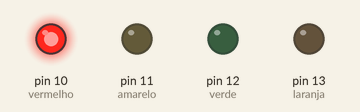
Bench run of a sketch on a simulated Arduino Uno, built with avr-gcc and run on an emulated ATmega328P. Shown: output pins drawn as LEDs (lit = HIGH).

Above: at 0.2 s.
At 1.2 s:
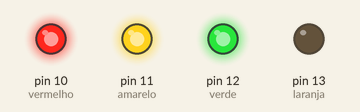
At 1.7 s:
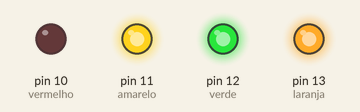
At 2.2 s:
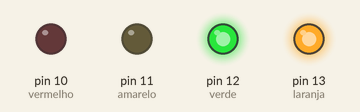
At 3.7 s:
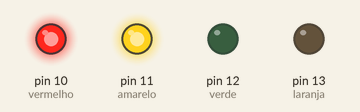
At 5.7 s:
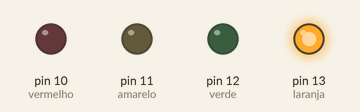
Timing chart, 0 to 6.9 s (numbered marks = the images above):
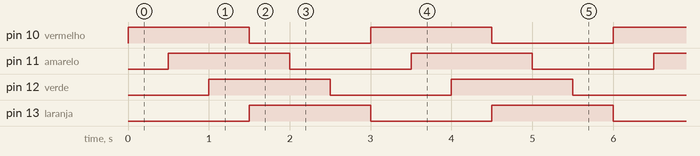

Measured:
- by itself, pin 10 (vermelho), pin 11 (amarelo), pin 12 (verde), pin 13 (laranja): alternates HIGH for 1.5 s and LOW for 1.5 s
- by itself, everything shown: repeats every 3.0 s, in 7 steps

The sketch:

Luzes.ino
```cpp
// (licence header left out)
// Pin 13 has an LED connected on most Arduino boards.
// give it a name:
int laranja = 13;
int verde = 12;
int amarelo = 11;
int vermelho = 10;

// the setup routine runs once when you press reset:
void setup() {
  // initialize the digital pin as an output.
  pinMode(laranja, OUTPUT);
  pinMode(verde, OUTPUT);
  pinMode(amarelo, OUTPUT);
  pinMode(vermelho, OUTPUT);
}

// the loop routine runs over and over again forever:
void loop() {
  digitalWrite(vermelho, HIGH);   // turn the LED on (HIGH is the voltage level)
  delay(500);               // wait for a second
  digitalWrite(amarelo, HIGH);
  delay(500);
  digitalWrite(verde, HIGH);
  delay(500);
  digitalWrite(laranja, HIGH);
  digitalWrite(vermelho, LOW);    // turn the LED off by making the voltage LOW
  delay(500);               // wait for a second
  digitalWrite(amarelo, LOW);
  delay(500);
  digitalWrite(verde, LOW);
  delay(500);
  digitalWrite(laranja, LOW);
}
```
